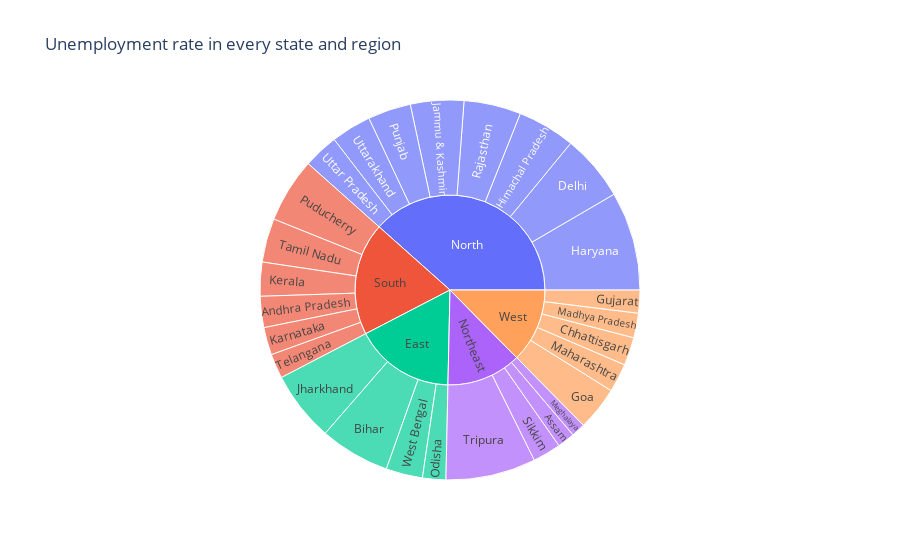

Write notebook code for a chart like this one.
### Code cell
unemployment = df[["State", "Region", "EUR"]]
fig1 = px.sunburst(unemployment, path=["Region", "State"], values="EUR", title = "Unemployment rate in every state and region")
fig1.show()

### Figure 1 — Plotly figure (JSON) as saved in the notebook; plotly's stock layout.template omitted (floating-point values rounded to 4 significant figures)
{"data": [{"branchvalues": "total", "domain": {"x": [0, 1], "y": [0, 1]}, "hovertemplate": "labels=%{label}<br>EUR=%{value}<br>parent=%{parent}<br>id=%{id}<extra></extra>", "ids": ["South/Andhra Pradesh", "Northeast/Assam", "East/Bihar", "West/Chhattisgarh", "North/Delhi", "West/Goa", "West/Gujarat", "North/Haryana", "North/Himachal Pradesh", "North/Jammu & Kashmir", "East/Jharkhand", "South/Karnataka", "South/Kerala", "West/Madhya Pradesh", "West/Maharashtra", "Northeast/Meghalaya", "East/Odisha", "South/Puducherry", "North/Punjab", "North/Rajasthan", "Northeast/Sikkim", "South/Tamil Nadu", "South/Telangana", "Northeast/Tripura", "North/Uttar Pradesh", "North/Uttarakhand", "East/West Bengal", "East", "North", "Northeast", "South", "West"], "labels": ["Andhra Pradesh", "Assam", "Bihar", "Chhattisgarh", "Delhi", "Goa", "Gujarat", "Haryana", "Himachal Pradesh", "Jammu & Kashmir", "Jharkhand", "Karnataka", "Kerala", "Madhya Pradesh", "Maharashtra", "Meghalaya", "Odisha", "Puducherry", "Punjab", "Rajasthan", "Sikkim", "Tamil Nadu", "Telangana", "Tripura", "Uttar Pradesh", "Uttarakhand", "West Bengal", "East", "North", "Northeast", "South", "West"], "name": "", "parents": ["South", "Northeast", "East", "West", "North", "West", "West", "North", "North", "North", "East", "South", "South", "West", "West", "Northeast", "East", "South", "North", "North", "Northeast", "South", "South", "Northeast", "North", "North", "East", "", "", "", "", ""], "type": "sunburst", "values": [86.64, 48.56, 194.7, 78.19, 184.1, 121.7, 63.76, 274.8, 160.7, 148.3, 195.4, 76.68, 94.34, 68.54, 79.79, 38.66, 64.62, 179.4, 119.8, 158.7, 78.34, 121.9, 68.33, 250.6, 97.37, 111.6, 101.9, 556.6, 1255.0, 416.1, 627.3, 411.9]}], "layout": {"legend": {"tracegroupgap": 0}, "title": {"text": "Unemployment rate in every state and region"}}}
